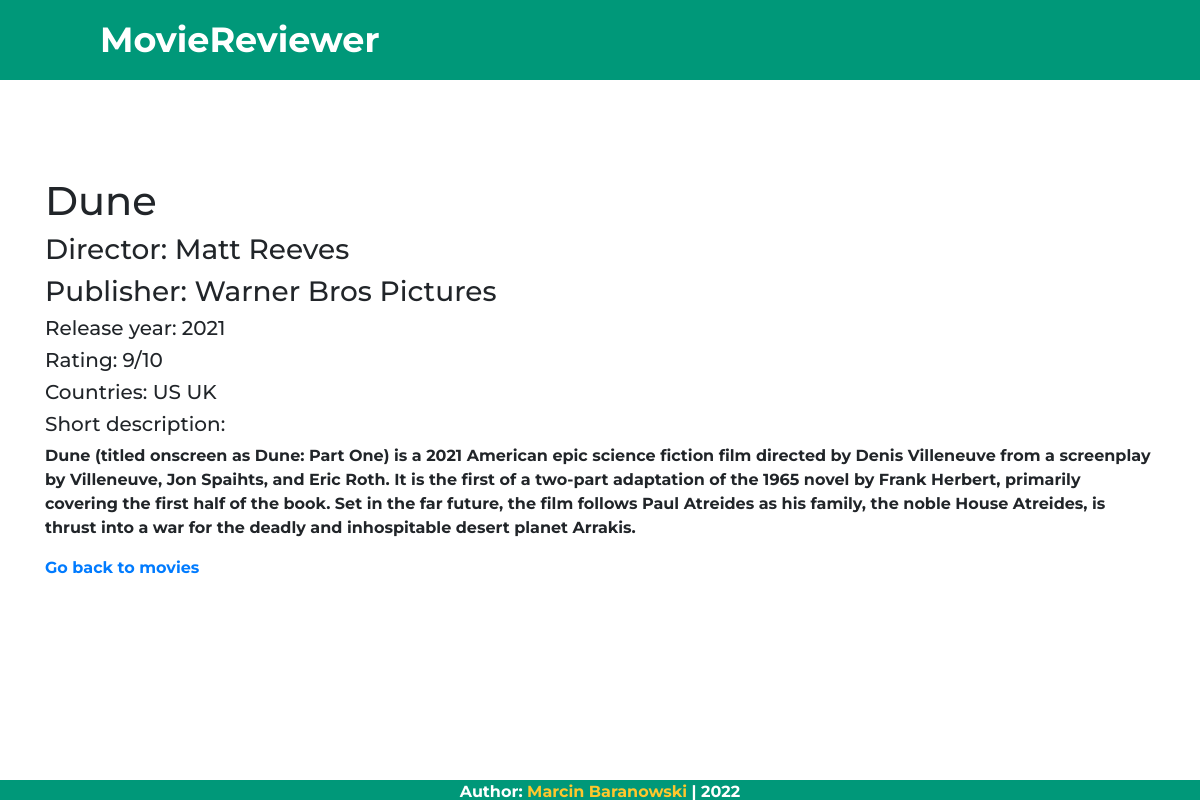
Page /single-movie/1/ on the committed database.
### viewer/models.py (models this page shows, shortened)
class Movie(models.Model):
    title = models.CharField(max_length=200)
    director = models.ForeignKey(Director, null=True, on_delete=models.SET_NULL, blank=True)
    publisher = models.ForeignKey(Publisher, null=True, on_delete=models.SET_NULL, blank=True)
    description = models.CharField(max_length=1000, blank=True, null=True)
    year = models.IntegerField()
    rating = models.IntegerField(default=1,
        validators=[
            MaxValueValidator(10),
            MinValueValidator(0)
        ]
    )
    countries = models.ManyToManyField('Country', blank=True)

class Director(models.Model):
    first_name = models.CharField(max_length=200)
    last_name = models.CharField(max_length=200)
    born = models.DateField()
    nationality = models.CharField(max_length=200)
    def __str__(self):
        return self.first_name + " " + self.last_name

class Publisher(models.Model):
    name = models.CharField(max_length=200)
    address = models.ForeignKey('Address', blank=True, null=True, on_delete=models.SET_NULL)
    def __str__(self):
        return self.name

class Country(models.Model):
    name = models.CharField(max_length=255)
    def __str__(self):
        return self.name

### viewer/views.py (the view)
# urls.py: path('single-movie/<str:pk>/', views.singleMovie, name='single-movie'),
def singleMovie(request, pk):
    movie = Movie.objects.get(id=pk)
    return render(request, 'single-movie.html', {'movie': movie})

### templates/single-movie.html
{% extends 'base.html' %}
{% load static %}
{% block styles %}
<link rel="stylesheet" type="text/css" href="{% static '/styles/single.css' %}">
{% endblock %}
{% block content %}
<p class="h1">{{movie.title}}</p>
<p class="h3">Director: {{movie.director}}</p>
<p class="h3">Publisher: {{movie.publisher}}</p>
<p class="h5">Release year: {{movie.year}}</p>
<p class="h5">Rating: {{movie.rating}}/10</p>
<p class="h5">
    Countries:
    {% for country in movie.countries.all %}
    {{country}}
    {% endfor %}
</p>
<p class="h5" id="des">Short description:</p>
<p>{{movie.description}}</p>
<a href="{% url 'movieList' %}">Go back to movies</a>
{% endblock %}

### static/styles/base.css (style rules this page uses)
* { margin: 0; padding: 0; list-style: none; box-sizing: border-box; }
body { font-family: 'Montserrat'; font-weight: bold; }

### static/styles/single.css (style rules this page uses)
.h1 { margin-top: 10px; }

### rows in the picture
Movie: title "Dune", director "Matt Reeves", publisher "Warner Bros Pictures", year "2021", rating "9", description "Dune (titled onscreen as Dune: Part One) is a 2021 American epic science fiction film directed by Denis Villeneuve from a screenplay by Villeneuve, Jon Spaihts, and Eric Roth. It is the first of a two-part adaptation of the 1965 novel by Frank Herbert, primarily covering the first half of the book. Set in the far future, the film follows Paul Atreides as his family, the noble House Atreides, is thrust into a war for the deadly and inhospitable desert planet Arrakis."
Country: name "US"
Country: name "UK"
